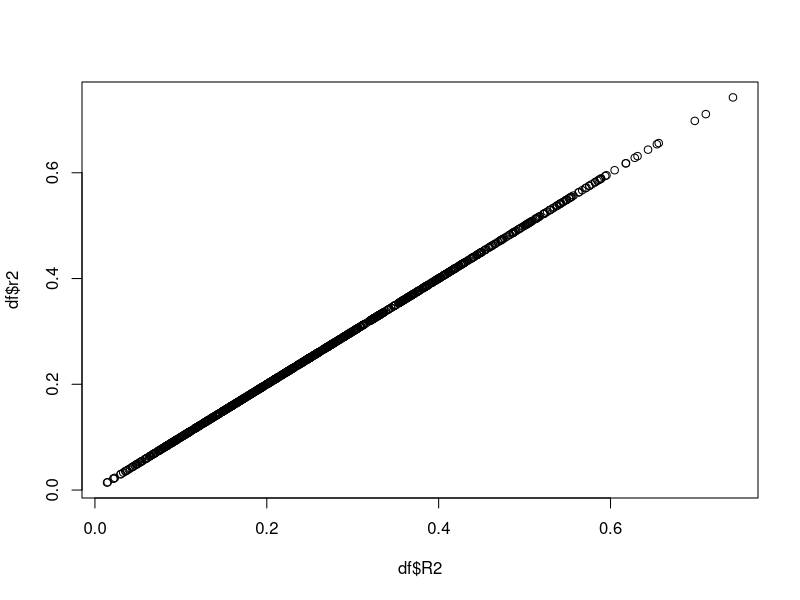

The R script that drew this image:
## ---- chunk 1
N <- 10 # number of data points
x <- runif(10)
y <- 2.1*x + 0.6 + rnorm(N)

# 1. correlation squared
cor(x,y)^2

# 2. r squared of linear model
m1 <- lm(y~x)
summary(m1)$r.squared

# 3. correlation predictions and real values for y:
ypred <- predict(m1)
cor(y,ypred)^2

# 4. R squared linear model y~ypred
summary(lm(y~ypred))$r.squared
## ---- chunk 2
N <- 50
x1 <- runif(N)
x2 <- runif(N)
x3 <- runif(N)
y <- x1 + 2.1*x2 - 0.8*x3 + 4.47*x2*x3 + 5.6 + rnorm(N)
m1 <- lm(y~x1+x2+x3+x2:x3)
summary(m1)$r.squared
cor(y,predict(m1))^2
## ---- chunk 3
reps <- replicate(1e3, {N <- 50
x1 <- runif(N)
x2 <- runif(N)
x3 <- runif(N)

y <- x1 + rnorm(1)*x2 - rnorm(1)*x3 + rnorm(1)*x2*x3 + rnorm(1) + rnorm(N)

m1 <- lm(y~x1+x2+x3+x2:x3)
data.frame(R2=summary(m1)$r.squared,r2=cor(y,predict(m1))^2)
},simplify=FALSE)
df <- do.call(rbind,reps)
max(abs(df$R2-df$r2)) # biggest absolute difference
plot(df$R2,df$r2)
## ---- chunk 4
ytrue <- c(5,8,3,1,0)
ypred <- c(4,9,2,0,1)
## ---- chunk 5
1 - sum((ytrue-ypred)^2)/sum((ytrue-mean(ytrue))^2)
## ---- chunk 6
cor(ytrue,ypred)^2
